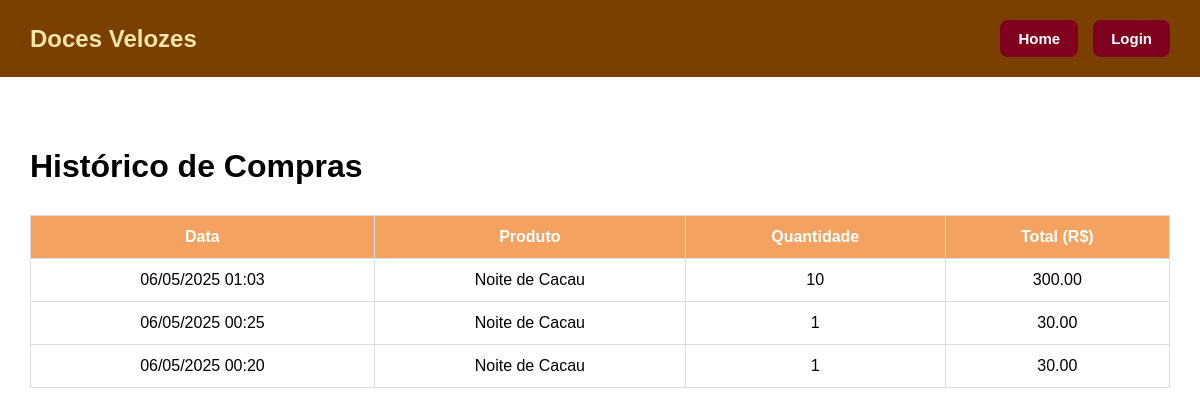
Screenshot of /historico/ (signed in) with the database file from the repository.
### vendas/models.py (models this page shows, shortened)
class Venda(models.Model):
    user = models.ForeignKey(User, on_delete=models.CASCADE)
    produto = models.ForeignKey(Produto, on_delete=models.CASCADE)
    quantidade = models.PositiveIntegerField()
    data = models.DateTimeField(auto_now_add=True)
    def total(self):
        return self.quantidade * self.produto.preco

class Produto(models.Model):
    nome = models.CharField(max_length=100)
    descricao = models.TextField()
    preco = models.DecimalField(max_digits=8, decimal_places=2)
    imagem = models.ImageField(upload_to='produtos/')
    quantidade = models.PositiveIntegerField(default=0)

### vendas/views.py (the view)
# urls.py: path('historico/', views.historico_vendas, name='historico_vendas'),
def historico_vendas(request):
    vendas = Venda.objects.filter(user=request.user).order_by('-data')
    return render(request, 'vendas/historico.html', {'vendas': vendas})

### vendas/templates/vendas/historico.html (shortened to what this page needs)
{% extends 'vendas/base.html' %}
{% load static %}
{% block head %}
  <link rel="stylesheet" href="{% static 'css/historico.css' %}">
{% endblock %}
{% block content %}
<h1>Histórico de Compras</h1>
<table class="tabela-historico">
  <thead>
    <tr>
      <th>Data</th>
      <th>Produto</th>
      <th>Quantidade</th>
      <th>Total (R$)</th>
    </tr>
  </thead>
  <tbody>
    {% for venda in vendas %}
      <tr>
        <td>{{ venda.data|date:"d/m/Y H:i" }}</td>
        <td>{{ venda.produto.nome }}</td>
        <td>{{ venda.quantidade }}</td>
        <td>{{ venda.total|floatformat:2 }}</td>
      </tr>
    {% empty %}
      <tr><td colspan="4">Nenhuma compra realizada.</td></tr>
    {% endfor %}
  </tbody>
</table>
{% endblock %}

### static/css/style.css (style rules this page uses)
body { margin: 0; padding: 0; font-family: 'Poppins', sans-serif; background-color: #ffffff; color: #000000; }

### static/css/historico.css (style rules this page uses)
.tabela-historico { width: 100%; border-collapse: collapse; margin-top: 30px; }
.tabela-historico th, .tabela-historico td { border: 1px solid #ddd; padding: 12px; text-align: center; }
.tabela-historico th { background-color: #f4a261; color: white; }

### rows the page displays
Venda: data "06/05/2025 01:03", produto.nome "Noite de Cacau", quantidade "10", total "300.00"
Venda: data "06/05/2025 00:25", produto.nome "Noite de Cacau", quantidade "1", total "30.00"
Venda: data "06/05/2025 00:20", produto.nome "Noite de Cacau", quantidade "1", total "30.00"
